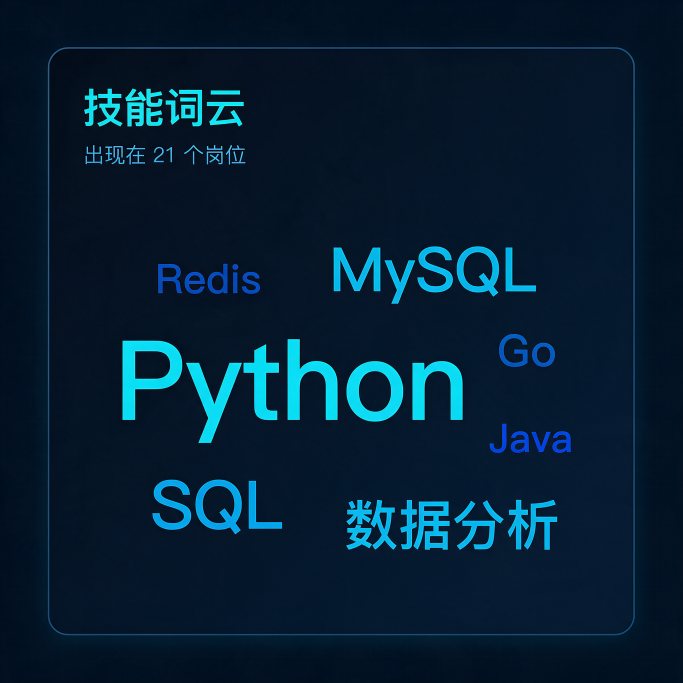
#> input picture docs/concepts/03-技能词云-skill-cloud.png, 2048 x 2048 px (shown at 1/3 size); its folder holds only this picture in this run
$ python analyze_concepts.py
#> lines starting #> are read from the running program, lines starting #| are printed output that depends on the picture
"""从概念图像素里量出「配色 + 版式骨架」，供前端还原。

视觉模型读不了图时，这是一种仍然"看图"的办法：不猜语义，只量事实——
主色、侧边栏宽度、横向分带位置、卡片边界。

用法：
    python tools/analyze_concepts.py
"""
from __future__ import annotations

import sys
from collections import Counter
from pathlib import Path

from PIL import Image

ROOT = Path(__file__).resolve().parent.parent
CONCEPTS = ROOT / "docs" / "concepts"


def quantize(pixel: tuple[int, int, int], step: int = 8) -> tuple[int, int, int]:
    return tuple((value // step) * step for value in pixel[:3])


def hexof(pixel) -> str:
    return "#{:02x}{:02x}{:02x}".format(*pixel[:3])


def palette(image: Image.Image, top: int = 10) -> list[tuple[str, float]]:
    small = image.resize((240, int(240 * image.height / image.width)))
    counts = Counter(quantize(p) for p in small.convert("RGB").getdata())
    total = sum(counts.values())
    return [(hexof(color), round(count / total * 100, 1)) for color, count in counts.most_common(top)]


def sidebar_width(image: Image.Image) -> tuple[int, str, str]:
    """左侧导航栏：从左边开始，找到一个持续同色、且与右侧主区不同的列。"""
    rgb = image.convert("RGB")
    width, height = rgb.size
    step_y = max(1, height // 60)
    columns = []
    for x in range(0, min(width, int(width * 0.45)), 2):
        samples = [rgb.getpixel((x, y)) for y in range(0, height, step_y)]
        columns.append((x, quantize(Counter(quantize(s) for s in samples).most_common(1)[0][0])))
    if not columns:
        return 0, "", ""
    side_color = columns[0][1]
    main = quantize(Counter(quantize(s) for s in
                            [rgb.getpixel((x, y)) for x in range(int(width * 0.6), width, 8)
                             for y in range(0, height, step_y)]).most_common(1)[0][0])
    edge = 0
    for x, color in columns:
        if color == side_color:
            edge = x
        else:
            break
    return edge, hexof(side_color), hexof(main)


def bands(image: Image.Image, limit: int = 6) -> list[tuple[int, str]]:
    """横向分带：找整行都接近同一色的"分隔行"（卡片缝/边框）。"""
    rgb = image.convert("RGB")
    width, height = rgb.size
    step_x = max(1, width // 80)
    rows = []
    for y in range(0, height, 2):
        sample = [rgb.getpixel((x, y)) for x in range(int(width * 0.3), width, step_x)]
        dominant = Counter(quantize(s) for s in sample).most_common(1)[0]
        share = dominant[1] / max(1, len(sample))
        if share > 0.9:
            rows.append((y, hexof(dominant[0])))
    # 只保留"颜色变化"的位置
    out, last = [], None
    for y, color in rows:
        if last is None or color != last:
            out.append((y, color))
            last = color
    return out[:limit]


def analyze(path: Path) -> None:
    with Image.open(path) as image:
        image = image.convert("RGB")
        print(f"\n=== {path.name} ===")
        print(f"尺寸: {image.width}x{image.height}")
        print("主色:")
        for color, share in palette(image):
            print(f"  {color}  {share}%")
        edge, side, main = sidebar_width(image)
        print(f"侧栏宽度: {edge}px  侧栏色 {side}  主区色 {main}")
        print("横向分带（颜色变化处）:")
        for y, color in bands(image):
            print(f"  y={y:<5} {color}")


def main() -> int:
    files = sorted(CONCEPTS.glob("*.png"))
    if not files:
        print(f"没有图：{CONCEPTS}")
        return 2
    for path in files:
        analyze(path)
#> in analyze, image is the input picture: PIL image 2048x2048 RGB; mean R, G, B 5.1, 31.1, 51.1
#| 尺寸: 2048x2048
#> in palette, `small = image.resize((240, int(240 * image.height / image.width)))`:
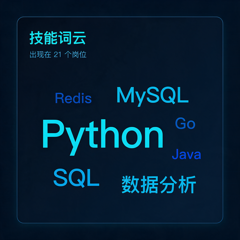
#> small: PIL image 240x240 RGB; mean R, G, B 5.1, 31.1, 51.1
#> in palette, `counts = Counter(quantize(p) for p in small.convert("RGB").getdata())`: counts = 546 items
#> in palette, `total = sum(counts.values())`: total = 57600
#> the loop in analyze, `for color, share in palette(image):` made 10 passes
#> (color, share) on passes 1 to 10: ('#001020', 42.6), ('#001028', 20), ('#001828', 12.8), ('#001830', 6.9), ('#000818', 2.4), ('#000820', 1.3), ('#001018', 1), ('#082840', 0.9), ('#082038', 0.8), ('#081830', 0.6)
#|   #001020  42.6%
#|   #001028  20.0%
#|   #001828  12.8%
#|   #001830  6.9%
#|   #000818  2.4%
#|   #000820  1.3%
#|   #001018  1.0%
#|   #082840  0.9%
#> (further printed lines are left out)
#> after the loop in sidebar_width, `for x in range(0, min(width, int(width * 0.45)), 2):`: columns = 461 items
#> in sidebar_width, `side_color = columns[0][1]`: side_color = (0, 8, 24)
#> in sidebar_width, `main = quantize(Counter(quantize(s) for s in [rgb.getpixel((x, y)) for..`: main = (0, 16, 32)
#> the loop in sidebar_width, `for x, color in columns:` made 5 passes
#> (x, color, edge) on passes 1 to 4: (0, (0, 8, 24), 0), (2, (0, 8, 24), 2), (4, (0, 8, 24), 4), (6, (0, 8, 24), 6)
#> (x, color) on pass 5: (8, (0, 16, 32))
#> in analyze, `edge, side, main = sidebar_width(image)`: edge = 6; side = '#000818'; main = '#001020'
#| 侧栏宽度: 6px  侧栏色 #000818  主区色 #001020
#> in bands, `width, height = rgb.size`: width = 2048
#> in bands, `step_x = max(1, width // 80)`: step_x = 25
#> the loop in analyze, `for y, color in bands(image):` made 2 passes
#> (y, color) on passes 1 to 2: (0, '#000820'), (24, '#001020')
#|   y=0     #000820
#|   y=24    #001020
    return 0


if __name__ == "__main__":
    sys.exit(main())
#> (the program exits here)
